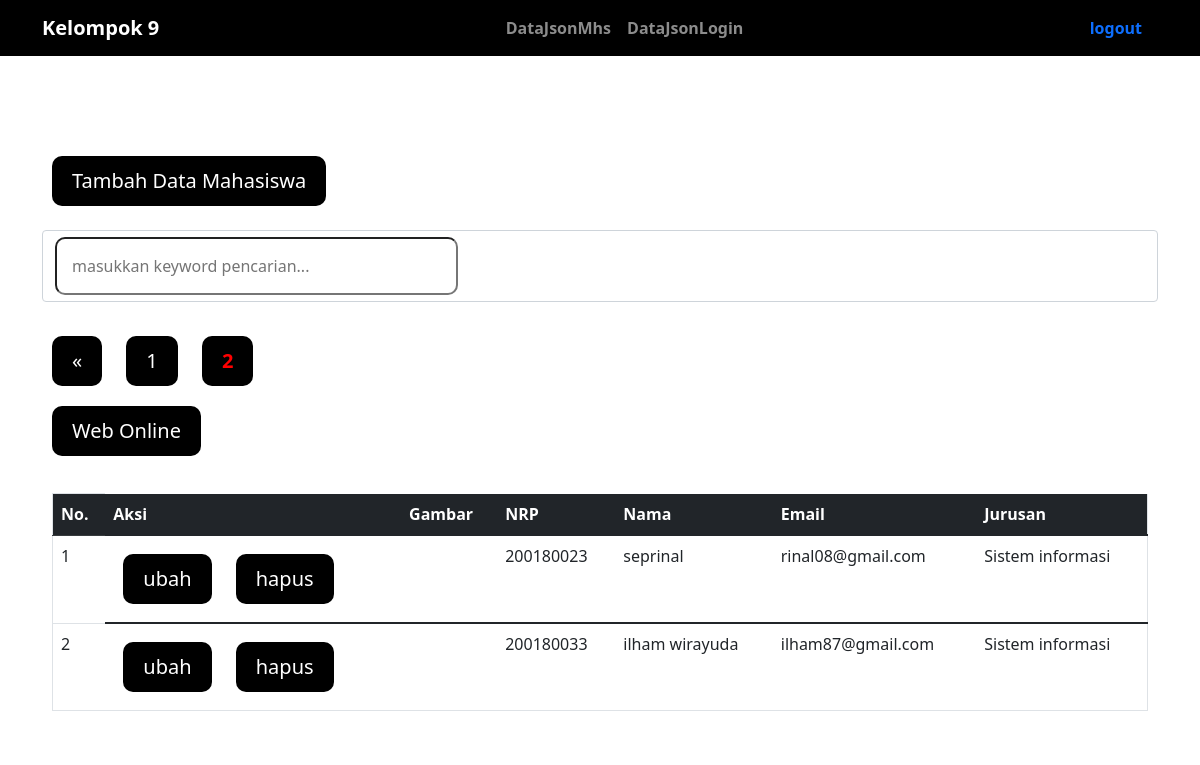
/index.php?halaman=2 (signed in), run on the app's committed database.
### tables this page shows
CREATE TABLE `mahasiswa` (
  `id` int(5) NOT NULL,
  `nrp` int(9) NOT NULL,
  `nama` varchar(100) NOT NULL,
  `email` varchar(100) NOT NULL,
  `jurusan` varchar(50) NOT NULL,
  `gambar` varchar(255) NOT NULL
);

### functions.php (called while the page is built, shortened)
<?php
    $conn = mysqli_connect("localhost", "root", "", "app_mhs");
function query($query) {
    global $conn;
    $result = mysqli_query( $conn, $query);
    $rows = [];
    while( $row = mysqli_fetch_assoc($result) ) {
        $rows[] = $row;
    }
    return $rows;
}
?>

### index.php (the view, shortened to what this page needs)
<?php
    require 'functions.php';
    $jumlahDataPerHalaman = 5;
    $jumlahData = count(query("SELECT * FROM mahasiswa ORDER BY id DESC"));
    $jumlahHalaman = ceil($jumlahData / $jumlahDataPerHalaman);
    $halamanAktif = ( isset($_GET["halaman"]) ) ? $_GET["halaman"] : 1;
    $awalData = ($jumlahDataPerHalaman * $halamanAktif) - $jumlahDataPerHalaman;
    $mahasiswa = query("SELECT * FROM mahasiswa LIMIT $awalData, $jumlahDataPerHalaman");
?>
<!DOCTYPE html>
<html lang="en">
<head>
    <link href="https://cdn.jsdelivr.net/npm/bootstrap@5.1.3/dist/css/bootstrap.min.css" rel="stylesheet">
    <link rel="stylesheet" href="css/style.css">
</head>
<body>
        <nav class="navbar navbar-expand-lg navbar-dark bg-nav">
            <div class="container">
                <a class="navbar-brand" href="index.php">Kelompok 9</a>
                <div class="collapse navbar-collapse" id="navbarNavAltMarkup">
                <div class="navbar-nav mx-auto">
                    <a class="nav-link" href="data.json.php">DataJsonMhs</a>
                    <a class="nav-link" href="data.json.login.php">DataJsonLogin</a>
                </div>
                <a class="nav-link " href="logout.php">logout</a>
                </div>
            </div>
        </nav>
        <div class="container">
        <h1 class="text">Daftar Mahasiswa</h1>
        <a class="btn my-4" href="tambah.php">Tambah Data Mahasiswa</a>
        <form class="form-control" action="" method="POST">
            <input class="form" type="text" name="keyword" size="35" autofocus placeholder="masukkan keyword pencarian..." autocomplete="off" id="keyword">
        </form>
        <br>
        <?php if ( $halamanAktif > 1 ) : ?>
            <a class="btn" href="?halaman=<?= $halamanAktif - 1; ?>">&laquo;</a>
        <?php endif; ?>
        <?php for($i = 1; $i <= $jumlahHalaman; $i++) : ?>
            <?php if( $i == $halamanAktif ) : ?>
                <a class="btn" href="?halaman=<?= $i; ?>" style="font-weight: bold; color: red;"><?= $i; ?></a>
                <?php else : ?>
                    <a class="btn" href="?halaman=<?= $i; ?>"><?= $i; ?></a>
            <?php endif; ?>
        <?php endfor; ?>
        <br>
        <a class="btn" href="https://github.com/NasDev07/Crud-Mahasiswa" target="_black">Web Online</a>
        <div class="table table-responsive my-3" id="container">
            <table class="table" border="1" cellpadding="10" cellspacing="0">
                <tr class="table table-dark">
                    <th>No.</th>
                    <th>Aksi</th>
                    <th>Gambar</th>
                    <th>NRP</th>
                    <th>Nama</th>
                    <th>Email</th>
                    <th>Jurusan</th>
                </tr>
                <?php $i = 1; ?>
                <?php foreach( $mahasiswa as $row ): ?>
                <tr class="table">
                    <td><?php echo $i; ?></td>
                    <td>
                        <a type="button" class="btn" href="ubah.php?id=<?= $row["id"]; ?>">ubah</a>
                        <a type="button" class="btn" href="hapus.php?id=<?= $row["id"]; ?>" onclick="return confirm('yakin? data di hapus');">hapus</a>
                    </td>
                    <td>
                    </td>
                    <td><?php echo $row["nrp"]; ?></td>
                    <td><?php echo $row["nama"]; ?></td>
                    <td><?php echo $row["email"]; ?></td>
                    <td><?php echo $row["jurusan"]; ?></td>
                </tr>
                <?php $i++; ?>
                <?php endforeach; ?>
            </table>
        </div>
    </div>
</body>
</html>

### css/style.css (style rules this page uses)
:root { scroll-behavior: smooth; }
body { background-image: url("https://buat.web.id/wp-content/uploads/2020/08/bubble-animated-background.svg"); }
.bg-nav { background-color: #000000; color: #ffffff; font-weight: bold; }
.navbar-brand { color: #ffffff; }
.text { color: #ffffff; text-align: center; margin: 20px; font-size: 30px; font-weight: bold; }
.btn { background-color: #000000; color: #ffffff; border: none; padding: 10px 20px; font-size: 20px; cursor: pointer; margin: 10px; border-radius: 10px; }
.form { background-color: #ffffff; padding: 15px; border-radius: 10px; }
.table { background-color: #ffffff; padding: 10px; border-radius: 10px; }

### data on the page
mahasiswa: nrp "200180023", nama "seprinal", email "rinal08@gmail.com", jurusan "Sistem informasi"
mahasiswa: nrp "200180033", nama "ilham wirayuda", email "ilham87@gmail.com", jurusan "Sistem informasi"
